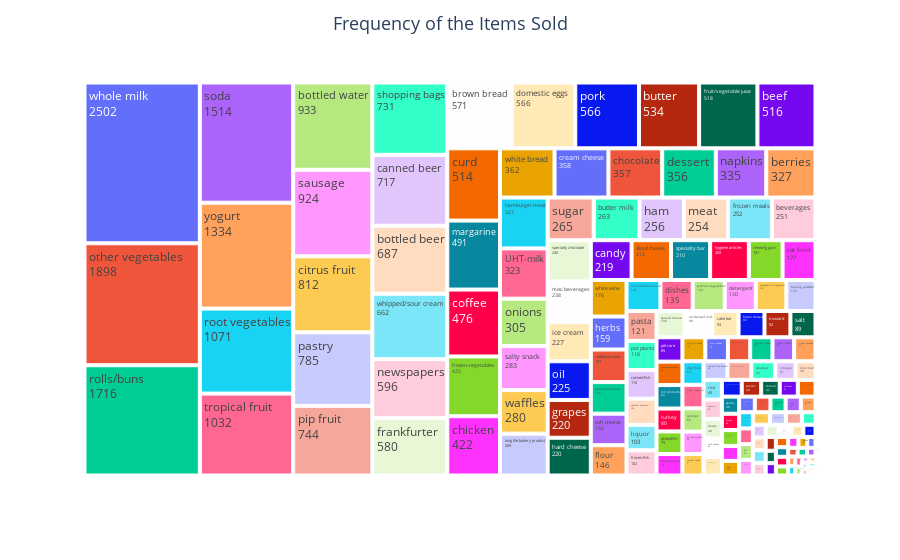

The notebook cell this image was saved under:
### Code cell
# посмотрим на группы товаров
Frequency_of_items = data.groupby(pd.Grouper(key='itemDescription')).size().reset_index(name='count')
fig = px.treemap(Frequency_of_items, path=['itemDescription'], values='count')
fig.update_layout(title_text='Количество проданных товаров',
                  title_x=0.5, title_font=dict(size=18))
fig.update_traces(textinfo="label+value")
fig.show()

### Figure 1 — Plotly figure (JSON) as saved in the notebook; plotly's stock layout.template omitted (floating-point values rounded to 4 significant figures; data arrays with more than 128 entries replaced by an {"elided": "..."} marker saying what was removed)
{"data": [{"branchvalues": "total", "domain": {"x": [0, 1], "y": [0, 1]}, "hovertemplate": "labels=%{label}<br>count=%{value}<br>parent=%{parent}<br>id=%{id}<extra></extra>", "ids": {"elided": "167 str values"}, "labels": {"elided": "167 str values"}, "name": "", "parents": {"elided": "167 str values"}, "textinfo": "label+value", "type": "treemap", "values": {"elided": "167 int values"}}], "layout": {"legend": {"tracegroupgap": 0}, "margin": {"t": 60}, "title": {"font": {"size": 18}, "text": "Frequency of the Items Sold", "x": 0.5}}}
